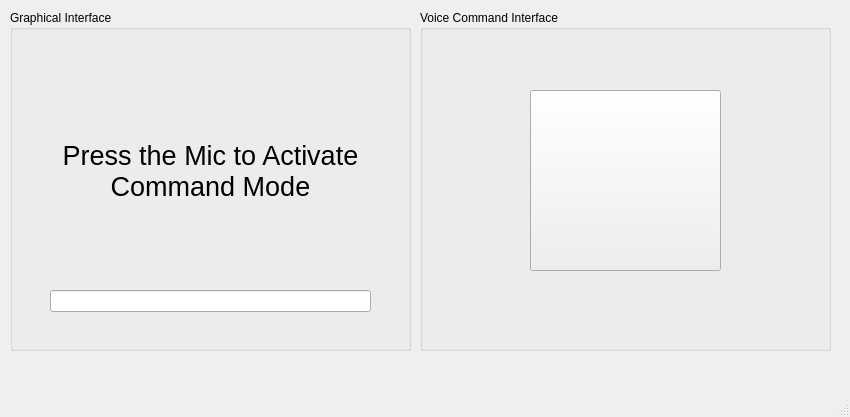
<?xml version="1.0" encoding="UTF-8"?>
<ui version="4.0">
 <class>MainWindow</class>
 <widget class="QMainWindow" name="MainWindow">
  <property name="geometry">
   <rect>
    <x>0</x>
    <y>0</y>
    <width>850</width>
    <height>417</height>
   </rect>
  </property>
  <property name="windowTitle">
   <string>MainWindow</string>
  </property>
  <widget class="QWidget" name="centralwidget">
   <widget class="QGroupBox" name="groupBox">
    <property name="geometry">
     <rect>
      <x>10</x>
      <y>10</y>
      <width>401</width>
      <height>341</height>
     </rect>
    </property>
    <property name="title">
     <string>Graphical Interface</string>
    </property>
    <widget class="QLabel" name="label">
     <property name="geometry">
      <rect>
       <x>40</x>
       <y>90</y>
       <width>321</width>
       <height>141</height>
      </rect>
     </property>
     <property name="font">
      <font>
       <pointsize>20</pointsize>
      </font>
     </property>
     <property name="text">
      <string>Press the Mic to Activate Command Mode</string>
     </property>
     <property name="scaledContents">
      <bool>true</bool>
     </property>
     <property name="alignment">
      <set>Qt::AlignCenter</set>
     </property>
     <property name="wordWrap">
      <bool>true</bool>
     </property>
    </widget>
    <widget class="QLineEdit" name="lineEdit">
     <property name="geometry">
      <rect>
       <x>40</x>
       <y>280</y>
       <width>321</width>
       <height>22</height>
      </rect>
     </property>
    </widget>
   </widget>
   <widget class="QGroupBox" name="groupBox_2">
    <property name="geometry">
     <rect>
      <x>420</x>
      <y>10</y>
      <width>411</width>
      <height>341</height>
     </rect>
    </property>
    <property name="title">
     <string>Voice Command Interface</string>
    </property>
    <widget class="QPushButton" name="pushButton">
     <property name="geometry">
      <rect>
       <x>110</x>
       <y>80</y>
       <width>191</width>
       <height>181</height>
      </rect>
     </property>
     <property name="text">
      <string/>
     </property>
     <property name="icon">
      <iconset resource="photos.qrc">
       <normaloff>:/icons/mic.gif</normaloff>:/icons/mic.gif</iconset>
     </property>
     <property name="iconSize">
      <size>
       <width>140</width>
       <height>140</height>
      </size>
     </property>
     <property name="autoDefault">
      <bool>false</bool>
     </property>
    </widget>
   </widget>
  </widget>
  <widget class="QMenuBar" name="menubar">
   <property name="geometry">
    <rect>
     <x>0</x>
     <y>0</y>
     <width>850</width>
     <height>26</height>
    </rect>
   </property>
  </widget>
  <widget class="QStatusBar" name="statusbar"/>
 </widget>
 <resources>
  <include location="photos.qrc"/>
 </resources>
 <connections/>
</ui>
